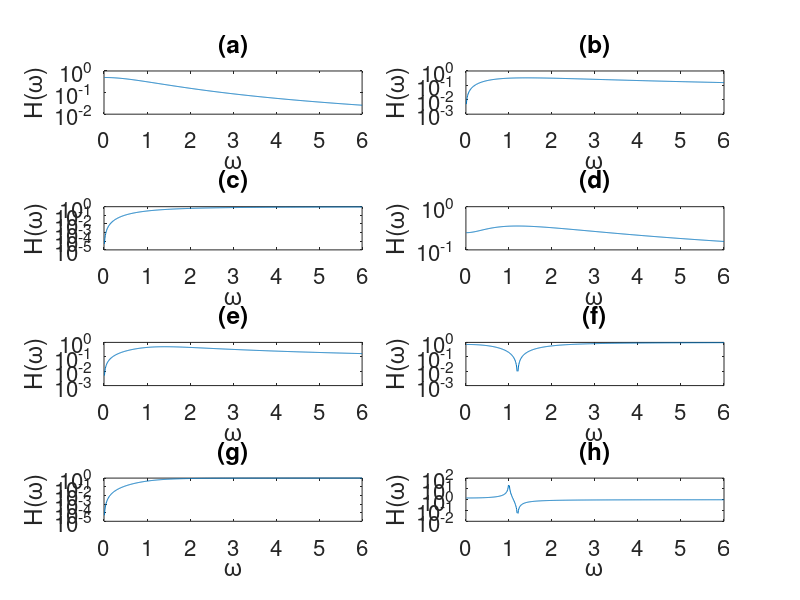

Reproduce this figure in MATLAB.
close all
clear
clc

data = struct( ...
    'title', {'(a)','(b)','(c)','(d)','(e)','(f)','(g)','(h)'}, ...
    'zeros',{[],[0],[0;0],[-0.5],[0],[1.2j;-1.2j],[0;0],[1.2j;-1.2j]},...
    'poles',{[-2;-1],[-2;-1],[-2;-1],[-2;-1],[-1+1j;-1-1j],[-1+1j;-1-1j],[-1+1j;-1-1j],[1j;-1j]});
omega = [0.01:0.01:6]';
figure;
for id = 1:8
    [b,a] = zp2tf(data(id).zeros,data(id).poles,1);
    H = freqs(b,a,omega);
    subplot(4,2,id);
    plot(omega,abs(H));
    set(gca,'YScale','log','FontSize',16);
    title(data(id).title);
    xlabel('\omega');
    ylabel('H(\omega)');
end
